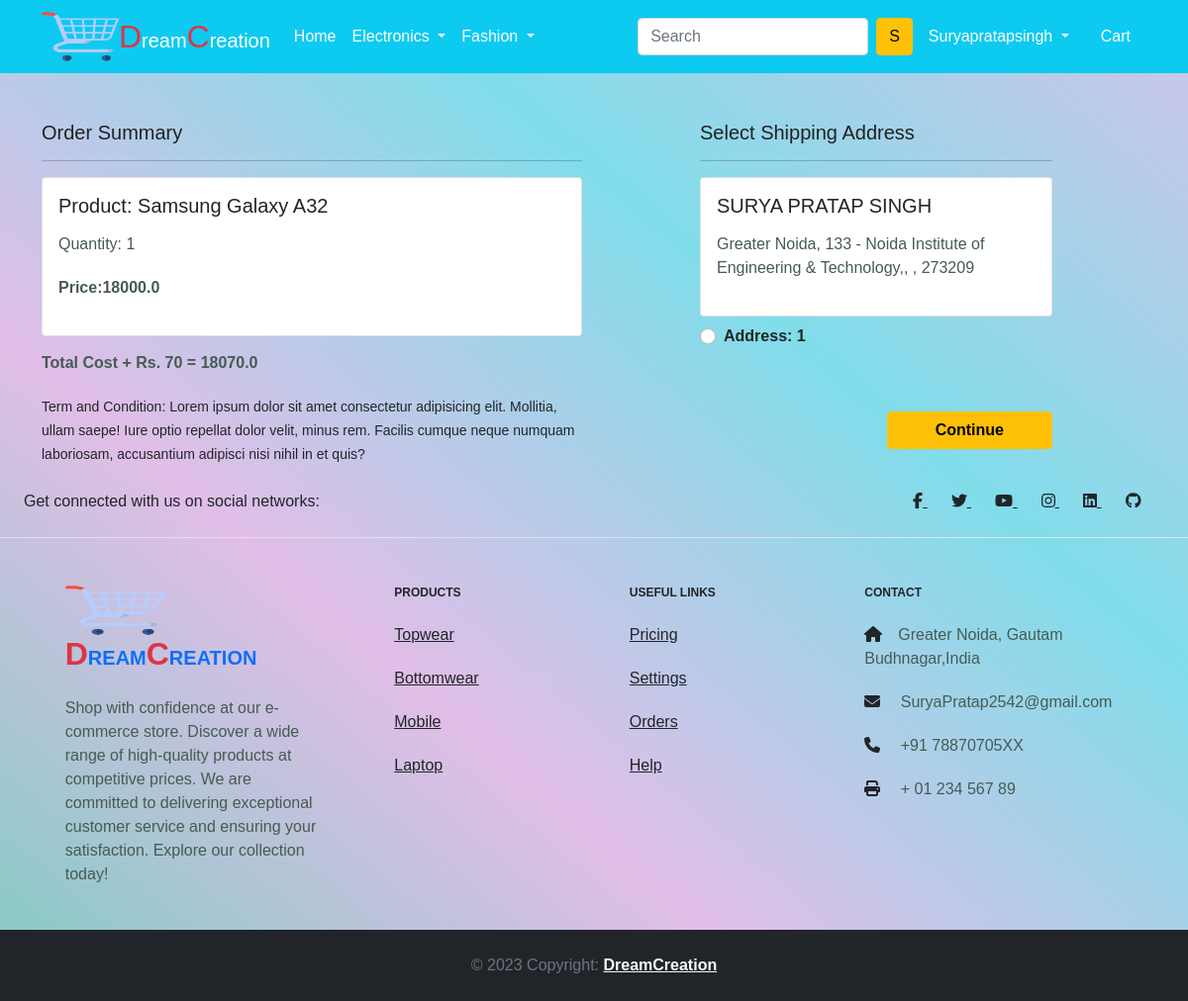
Screenshot of /checkout/ (signed in) with the database file from the repository.
### app/models.py (models this page shows, shortened)
class Cart(models.Model):
    user=models.ForeignKey(User,on_delete=models.CASCADE)
    product=models.ForeignKey(Product,on_delete=models.CASCADE)
    quantity=models.PositiveIntegerField(default=1)
    @property
    def total_cost(self):
        return self.quantity * self.product.discounted_price

class Product(models.Model):
    title=models.CharField(max_length=100)
    selling_price=models.FloatField()
    discounted_price=models.FloatField()
    description=models.TextField()
    brand=models.CharField(max_length=100)
    category=models.CharField(choices=CATEGORY_CHOICES,max_length=2)
    product_image=models.ImageField(upload_to='productimg')

class Customer(models.Model):
    user=models.ForeignKey(User,on_delete=models.CASCADE)
    name=models.CharField(max_length=200)
    locality=models.CharField(max_length=200)
    city=models.CharField(max_length=50)
    zipcode=models.IntegerField()
    state=models.CharField(choices=STATE_CHOICES,max_length=50)

### app/views.py (the view)
# urls.py: path('checkout/', views.checkout, name='checkout'),
@login_required
def checkout(request):
    user=request.user
    add = Customer.objects.filter(user=user)
    cart_items = Cart.objects.filter(user=user)
    amount=0.0
    shipping_amount=70.0
    totalamount=0.0
    cart_product = [p for p in Cart.objects.all() if p.user == request.user ]
    for p in cart_product:
        tempamount = (p.quantity*p.product.discounted_price)
        amount+=tempamount
    totalamount= amount+shipping_amount
    return render(request, 'app/checkout.html',{'add':add,'totalamount':totalamount,'cart_items':cart_items})

### app/templates/app/checkout.html (shortened to what this page needs)
{% extends 'app/base.html' %}
{% load static %}
{% block main-content %}
<div class="container">
  <div class="row mt-5">
    <div class="col-sm-6">
      <h4>Order Summary</h4>
      <hr>
      {% for item in cart_items %}
      <div class="card mb-2">
        <div class="card-body">
          <h5>Product: {{item.product.title}}</h5>
          <p>Quantity: {{item.quantity}}</p>
          <p class="fw-bold">Price:{{item.total_cost}}</p>
        </div>
      </div>
      {% endfor %}
      <p class="fw-bold">Total Cost + Rs. 70 = {{totalamount}}</p>
      <small>Term and Condition: Lorem ipsum dolor sit amet consectetur adipisicing elit. Mollitia, ullam saepe! Iure
        optio repellat dolor velit, minus rem. Facilis cumque neque numquam laboriosam, accusantium adipisci nisi nihil
        in et quis?</small>
    </div>
    <div class="col-sm-4 offset-sm-1">
      <h4>Select Shipping Address</h4>
      <hr>
      <form action="/paymentdone">
        {% for ad in add%}
        <div class="card">
          <div class="card-body">
            <h5>{{ad.name}}</h5>
            <p>{{ad.locality}}, {{ad.city}}, {{as.state}} , {{ad.zipcode}}</p>
          </div>
        </div>
        <div class="form-check mt-2 mb-5">
          <input class="form-check-input" type="radio" name= "custid" id="custadd{{forloop.counter}}" value="{{ad.id}}">
          <label class="form-check-label fw-bold" for="custadd{{forloop.counter}}">
            Address: {{forloop.counter}} </label>
        </div>
        {% endfor %}
        <div class="text-end">
          <button type="submit" class="btn btn-warning mt-3 px-5 fw-bold">Continue</button>
        </div>
      </form>
    </div>
  </div>
</div>
{% endblock main-content %}

### app/templates/app/base.html (shortened to what this page needs)
<!doctype html>
{% load static %}
<html lang="en">
<head>
  <link href="https://cdn.jsdelivr.net/npm/bootstrap@5.0.0-beta1/dist/css/bootstrap.min.css" rel="stylesheet"
>
  <link rel="stylesheet" href="{% static 'app/css/owl.carousel.min.css' %}">
  <link rel="stylesheet" href="{% static 'app/css/all.min.css' %}">
  <link rel="stylesheet" href="{% static 'app/css/style.css' %}">
</head>
<body style="background: linear-gradient(to top right, #80cbc4,#e1bee7,#80ddea,#d1c4e9);">
  <nav class="navbar navbar-expand-lg navbar-dark bg-info">
    <div class="container">
      <img src="{% static 'app/images/shopping-cart.png' %}" width="100" height="50" margin-left="-30px" class="logo" alt="">
      <a class="navbar-brand" href="/"><span class="text-danger fs-2">D</span>ream<span class="text-danger fs-2">C</span>reation</a>
      <div class="collapse navbar-collapse" id="navbarSupportedContent">
        <ul class="navbar-nav me-auto mb-2 mb-lg-0">
          <li class="nav-item">
            <a class="nav-link active" aria-current="page" href="/">Home</a>
          </li>
          <li class="nav-item dropdown">
            <a class="nav-link dropdown-toggle text-white" href="#" id="electronicsDropdown" role="button"
              data-bs-toggle="dropdown" aria-expanded="false">
              Electronics
            </a>
          </li>
          <li class="nav-item dropdown">
            <a class="nav-link dropdown-toggle text-white" href="#" id="fashionDropdown" role="button"
              data-bs-toggle="dropdown" aria-expanded="false">
              Fashion
            </a>
          </li>
        </ul>
        {% if request.user.is_authenticated %}
        <form class="d-flex">
          <input class="form-control me-2" type="search" placeholder="Search" aria-label="Search">
          <button class="btn btn-warning" type="submit">{{ request.user.username|first|upper }}</button>
        </form>
        {%endif%}
        <div>
          <ul class="navbar-nav me-auto mb-2 mb-lg-0">
            {% if request.user.is_authenticated %}
            <li class="nav-item dropdown mx-2">
              <a class="nav-link dropdown-toggle text-white" href="#" id="profileDropdown" role="button"
                data-bs-toggle="dropdown" aria-expanded="false">
                <span class="text-capitalize">{{request.user.username|capfirst}}</span>
              </a>
            </li>
            <li class="nav-item mx-2">
              <a href="{% url 'showcart' %}" class="nav-link text-white"> Cart
              </a>
            </li>
            {% endif %}
          </ul>
        </div>
      </div>
    </div>
  </nav>
  {% block main-content %} {% endblock main-content %}
<footer class="text-center text-lg-start bgc text-muted" >
  <section class="d-flex justify-content-center justify-content-lg-between p-4 border-bottom text-dark">
    <div class="me-5 d-none d-lg-block">
      <span>Get connected with us on social networks:</span>
    </div>
    <div>
      <a href="https://www.facebook.com/profile.php?id=100029290171764" class="me-4 text-dark">
        <i class="fab fa-facebook-f"></i>
      </a>
      <a href="https://twitter.com/suryapratp788" class="me-4 text-reset">
        <i class="fab fa-twitter"></i>
      </a>
      <a href="https://www.youtube.com/c/DreamPoint" class="me-4 text-reset">
        <i class="fab fa-youtube"></i>
      </a>
      <a href="https://www.instagram.com/suryapratap6473/" class="me-4 text-reset">
        <i class="fab fa-instagram"></i>
      </a>
      <a href="https://www.linkedin.com/in/surya-pratap-singh-288bb4132/" class="me-4 text-reset">
        <i class="fab fa-linkedin"></i>
      </a>
      <a href="https://github.com/SuryaPratap2542" class="me-4 text-reset">
        <i class="fab fa-github"></i>
      </a>
    </div>
  </section>
  <section class="text-dark">
    <div class="container text-center text-md-start mt-5">
      <div class="row mt-3">
        <div class="col-md-3 col-lg-4 col-xl-3 mx-auto mb-4">
          <h6 class="text-uppercase fw-bold mb-4 text-dark">
            <img src="{% static 'app/images/shopping-cart.png' %}" width="100" height="50" margin-left="-30px" class="logo" alt="">
            <a class="navbar-brand" href="/"><span class="text-danger fs-2">D</span>ream<span class="text-danger fs-2">C</span>reation</a>
          </h6>
          <p>
            Shop with confidence at our e-commerce store. Discover a wide range of high-quality products at competitive prices. We are committed to delivering exceptional customer service and ensuring your satisfaction. Explore our collection today!
          </p>
        </div>
        <div class="col-md-2 col-lg-2 col-xl-2 mx-auto mb-4 text-dark">
          <h6 class="text-uppercase fw-bold mb-4">
            Products
          </h6>
          <p>
            <a href="{% url 'topwear' %}" class="text-dark">Topwear</a>
          </p>
          <p>
            <a href="{% url 'bottomwear' %}" class="text-dark">Bottomwear</a>
          </p>
          <p>
            <a href="{% url 'mobile' %}" class="text-dark">Mobile</a>
          </p>
          <p>
            <a href="{% url 'laptop' %}" class="text-dark">Laptop</a>
          </p>
        </div>
        <div class="col-md-3 col-lg-2 col-xl-2 mx-auto mb-4">
          <h6 class="text-uppercase fw-bold mb-4">
            Useful links
          </h6>
          <p>
            <a href="#!" class="text-dark">Pricing</a>
          </p>
          <p>
            <a href="#!" class="text-dark">Settings</a>
          </p>
          <p>
            <a href="#!" class="text-dark">Orders</a>
          </p>
          <p>
            <a href="#!" class="text-dark">Help</a>
          </p>
        </div>
        <div class="col-md-4 col-lg-3 col-xl-3 mx-auto mb-md-0 mb-4 ">
          <h6 class="text-uppercase fw-bold mb-4 text-dark">Contact</h6>
          <p><i class="fas fa-home me-3 text-dark"></i>Greater Noida, Gautam Budhnagar,India</p>
          <p>
            <i class="fas fa-envelope me-3 text-dark"></i>
            SuryaPratap2542@gmail.com
          </p>
          <p><i class="fas fa-phone me-3 text-dark"></i> +91 78870705XX</p>
          <p><i class="fas fa-print me-3 text-dark"></i> + 01 234 567 89</p>
        </div>
      </div>
    </div>
  </section>
  <div class="text-center p-4 bg-dark" >
    © 2023 Copyright:
    <a class=" text-light fw-bold" href="https://mdbootstrap.com/">DreamCreation</a>
  </div>
</footer>
</body>
</html>

### app/static/app/css/style.css (style rules this page uses)
* { margin: 0; padding: 0; box-sizing: border-box; font-family: 'Spartan', sans-serif; }
h4 { font-size: 20px; color: #222; }
h6 { font-weight: 50px; font-size: 12px; }
p { font-size: 16px; color: #465b52; margin: 15px 0 20px 0; }

### rows the page displays
Cart: product "Samsung Galaxy A32", quantity "1", total_cost "18000.0"
Customer: name "SURYA PRATAP SINGH", locality "Greater Noida", city "133 - Noida Institute of Engineering & Technology,", zipcode "273209"

### other values shown
{{ request.user.username|first|upper }} "S"
{{ request.user.username|capfirst }} "Suryapratapsingh"
{{ totalamount }} "18070.0"
